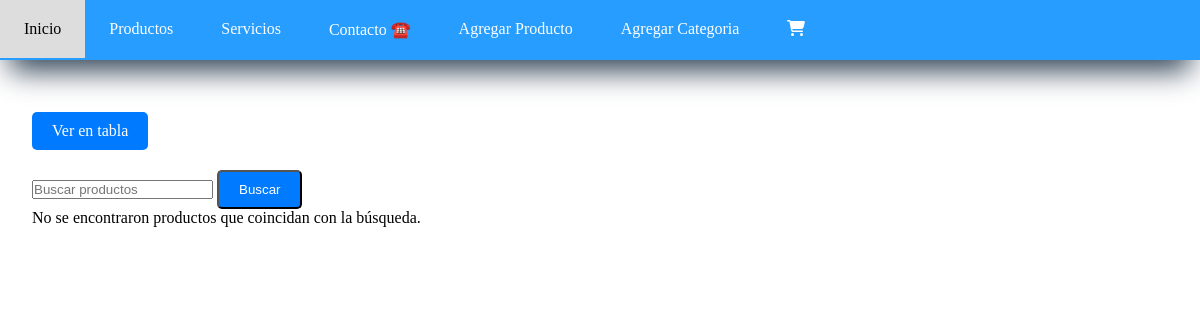
Before: /producto/ with the older database file.
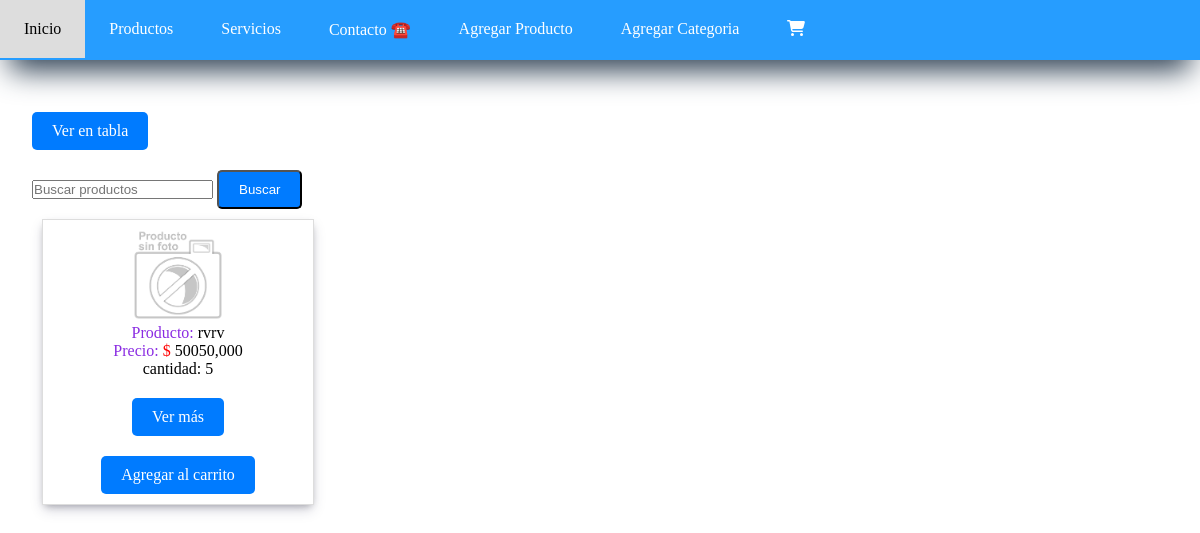
After: the same page with the newer database file.
### Taller_Mecanico/models.py (models this page shows, shortened)
class Producto(models.Model):
    nombre = models.CharField(max_length=100)
    descripcion = models.CharField(max_length=500)
    cantidad = models.PositiveIntegerField()
    precio = models.DecimalField(max_digits=10, decimal_places=3, validators=[MinValueValidator(0)])
    categoria = models.ForeignKey(Categoria, on_delete=models.CASCADE, null=True)
    imagen = models.ImageField()

### Taller_Mecanico/views.py (the view)
# urls.py: path('producto/', views.producto, name='producto'),
def producto(request):
    titulo = '¡Mostrando Productos!'
    vista = request.GET.get('vista', None)
    if vista == 'tabla':
        productos = Producto.objects.all()
        return render(request, 'Agregar_Producto/productos_table.html', {
            'titulo': titulo,
            'productos': productos,
        })
    else:
        productos = Producto.objects.all()
        return render(request, 'Agregar_Producto/producto.html', {
            'titulo': titulo,
            'productos': productos,
        })

### Taller_Mecanico/templates/Agregar_Producto/producto.html (shortened to what this page needs)
{% extends 'layouts/base.html' %}
{% block content %}
{% load static %}
<a href="{% url 'producto' %}?vista=tabla" class="btn btn-primary">Ver en tabla</a>
<form method="GET" action="{% url 'buscar_productos_vista' %}">
    <input type="text" name="q" placeholder="Buscar productos">
    <button type="submit" class="btn btn-primary">Buscar</button>
</form>
<main class="container">
    {% if productos %}
        {% for producto in productos %}
            <div class="card shadow">
                <center>
                    {% if producto.imagen %}
                        <img src="{{ producto.imagen.url }}" style="width: 90px;">
                    {% else %}
                        <img src="{% static 'images/SinImagen.png' %}" alt="LogoImagen" width="90px">
                    {% endif %}
                    <p><span>Producto:</span> {{ producto.nombre }}</p>
                    <p><span>Precio: </span> <span class="pre">$</span> {{ producto.precio }}</p>
                    <p>cantidad: {{ producto.cantidad }}</p>
                    <a href="{% url 'detalle_producto' producto.id %}" class="btn">Ver más</a><br>
                    <a href="{% url 'agregar_al_carrito' producto.id %}" class="btn">Agregar al carrito</a>
                </center>
            </div>
            <br>
        {% endfor %}
    {% else %}
        <p>No se encontraron productos que coincidan con la búsqueda.</p>
    {% endif %}
</main>
{% endblock %}

Changed rows visible on the page:
added Producto: nombre "rvrv", precio "50050,000", cantidad "5"
Other visible differences:
text no longer shown: "No se encontraron productos que coincidan con la búsqueda."
